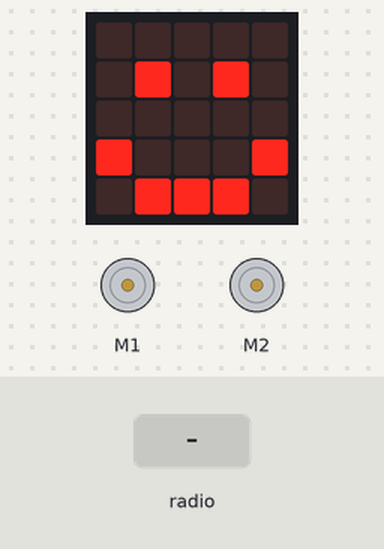
A program run on a simulated BBC micro:bit (MakeCode). On the bench: the board's 5×5 LED display, 2 × DC motor (green arrow = forward, orange = backward, longer = faster). The inputs (shaded band) are chosen by the test bench.

Above: at 2.3 s.
2.4 s: radio message "1" arrives
At 3.9 s:
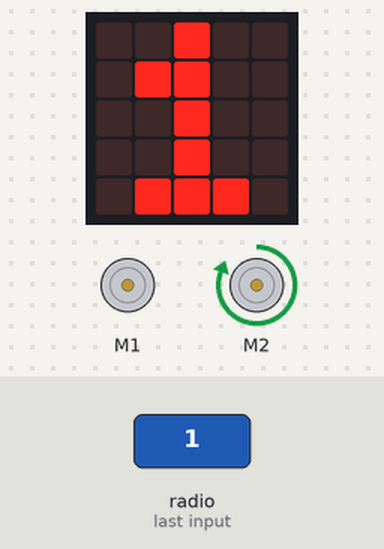
4.6 s: radio message "2" arrives
At 6.5 s:
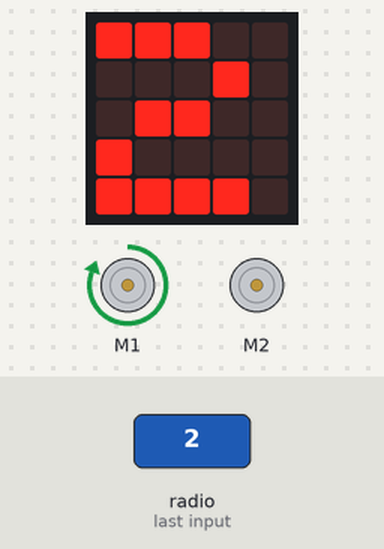
6.8 s: radio message "3" arrives
At 8.4 s:
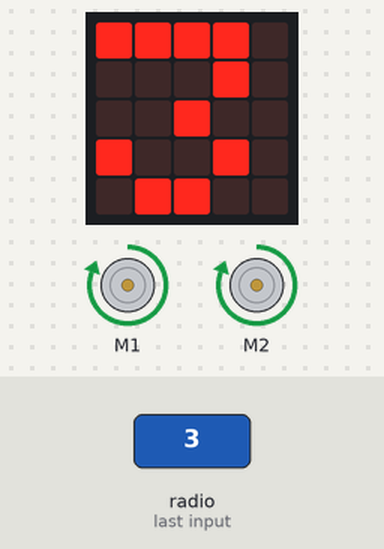
Timing chart, 0 to 9.9 s (numbered marks = the images above; inputs shaded):
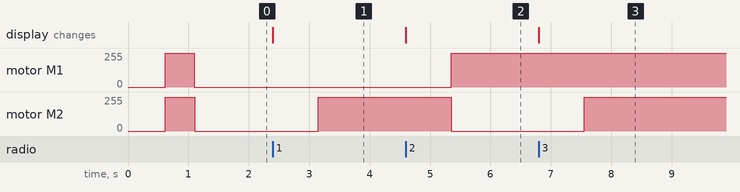

The program:

main.ts
```typescript
radio.onReceivedNumber(function (receivedNumber) {
    basic.showNumber(receivedNumber)
    if (receivedNumber == 1) {
        maqueen.motorStop(maqueen.Motors.All)
        maqueen.motorRun(maqueen.Motors.M2, maqueen.Dir.CW, 255)
    } else if (receivedNumber == 2) {
        maqueen.motorStop(maqueen.Motors.All)
        maqueen.motorRun(maqueen.Motors.M1, maqueen.Dir.CW, 255)
    } else if (receivedNumber == 3) {
        maqueen.motorRun(maqueen.Motors.All, maqueen.Dir.CW, 255)
    } else {
        maqueen.motorStop(maqueen.Motors.All)
    }
})
basic.showIcon(IconNames.Happy)
radio.setGroup(1)
maqueen.motorRun(maqueen.Motors.All, maqueen.Dir.CW, 255)
basic.pause(500)
maqueen.motorStop(maqueen.Motors.All)
basic.forever(function () {

})
```

test.ts
```typescript
// tu są testy; nie będzie to kompilowane, gdy ten pakiet będzie używany jako rozszerzenie.
```

Measured:
- after the input at 2.4 s, motor M2: stopped → forward 255/255 after 0.75 s; the display: changes at once (image 1)
- after the input at 4.6 s, motor M1: stopped → forward 255/255 after 0.75 s; motor M2: forward 255/255 → stopped after 0.75 s; the display: changes at once (image 2)
- after the input at 6.8 s, motor M2: stopped → forward 255/255 after 0.75 s; the display: changes at once (image 3)
